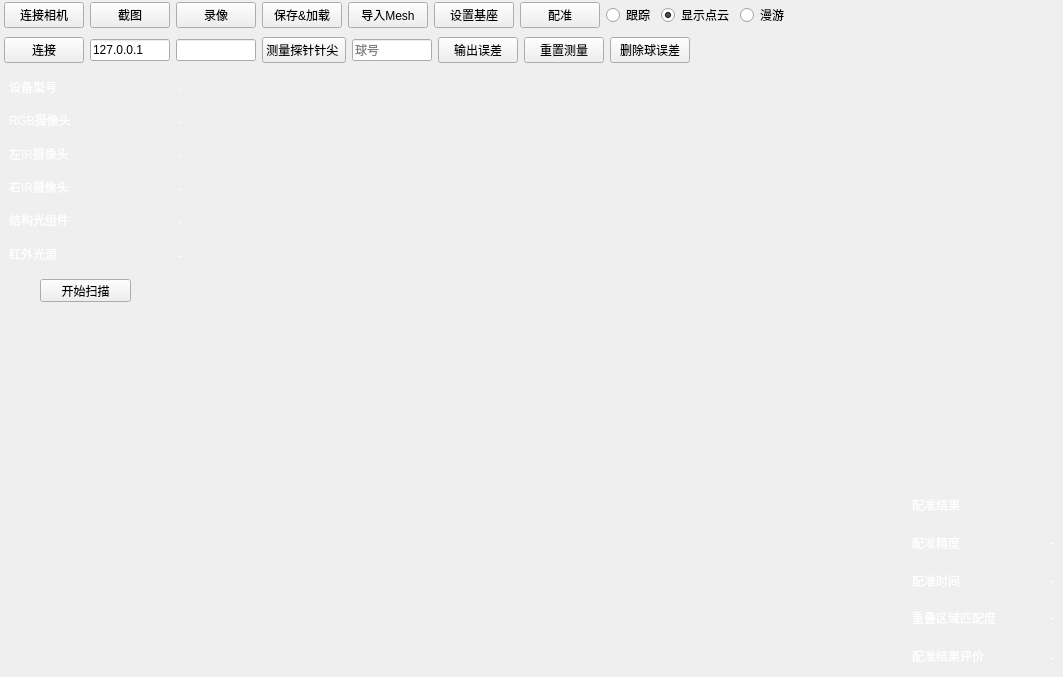
<?xml version="1.0" encoding="UTF-8"?>
<ui version="4.0">
 <class>MainWindow</class>
 <widget class="QMainWindow" name="MainWindow">
  <property name="geometry">
   <rect>
    <x>0</x>
    <y>0</y>
    <width>1063</width>
    <height>677</height>
   </rect>
  </property>
  <property name="windowTitle">
   <string>MainWindow</string>
  </property>
  <widget class="QVTKOpenGLNativeWidget" name="vtkWidget">
   <layout class="QGridLayout" name="gridLayout">
    <property name="leftMargin">
     <number>0</number>
    </property>
    <property name="topMargin">
     <number>0</number>
    </property>
    <property name="rightMargin">
     <number>0</number>
    </property>
    <property name="bottomMargin">
     <number>0</number>
    </property>
    <property name="spacing">
     <number>5</number>
    </property>
    <item row="0" column="0" colspan="4">
     <widget class="QWidget" name="btnWidget" native="true">
      <property name="sizePolicy">
       <sizepolicy hsizetype="Preferred" vsizetype="Fixed">
        <horstretch>0</horstretch>
        <verstretch>0</verstretch>
       </sizepolicy>
      </property>
      <property name="autoFillBackground">
       <bool>false</bool>
      </property>
      <property name="styleSheet">
       <string notr="true"/>
      </property>
      <layout class="QHBoxLayout" name="horizontalLayout">
       <property name="leftMargin">
        <number>4</number>
       </property>
       <property name="topMargin">
        <number>2</number>
       </property>
       <property name="rightMargin">
        <number>4</number>
       </property>
       <property name="bottomMargin">
        <number>2</number>
       </property>
       <item>
        <widget class="QPushButton" name="btnOpenCam">
         <property name="autoFillBackground">
          <bool>false</bool>
         </property>
         <property name="styleSheet">
          <string notr="true"/>
         </property>
         <property name="text">
          <string>连接相机</string>
         </property>
         <property name="icon">
          <iconset resource="../qt resources/openCam.qrc">
           <normaloff>:/png/openCam.png</normaloff>:/png/openCam.png</iconset>
         </property>
        </widget>
       </item>
       <item>
        <widget class="QPushButton" name="btnScreenshot">
         <property name="text">
          <string>截图</string>
         </property>
         <property name="icon">
          <iconset resource="../qt resources/Screenshot.qrc">
           <normaloff>:/png/Screenshot.png</normaloff>:/png/Screenshot.png</iconset>
         </property>
        </widget>
       </item>
       <item>
        <widget class="QPushButton" name="btnVideo">
         <property name="text">
          <string>录像</string>
         </property>
         <property name="icon">
          <iconset resource="../qt resources/Video.qrc">
           <normaloff>:/png/Video.png</normaloff>:/png/Video.png</iconset>
         </property>
        </widget>
       </item>
       <item>
        <widget class="QPushButton" name="btnSave">
         <property name="text">
          <string>保存&amp;&amp;加载</string>
         </property>
         <property name="icon">
          <iconset resource="../qt resources/Save.qrc">
           <normaloff>:/png/Save.png</normaloff>:/png/Save.png</iconset>
         </property>
        </widget>
       </item>
       <item>
        <widget class="QPushButton" name="btnLoadMesh">
         <property name="text">
          <string>导入Mesh</string>
         </property>
        </widget>
       </item>
       <item>
        <widget class="QPushButton" name="btnSetBase">
         <property name="text">
          <string>设置基座</string>
         </property>
        </widget>
       </item>
       <item>
        <widget class="QPushButton" name="btnRegiste">
         <property name="text">
          <string>配准</string>
         </property>
        </widget>
       </item>
       <item>
        <widget class="QRadioButton" name="btnTrack">
         <property name="autoFillBackground">
          <bool>false</bool>
         </property>
         <property name="styleSheet">
          <string notr="true"/>
         </property>
         <property name="text">
          <string>跟踪</string>
         </property>
         <property name="autoExclusive">
          <bool>false</bool>
         </property>
        </widget>
       </item>
       <item>
        <widget class="QRadioButton" name="btnShowPointCloud">
         <property name="text">
          <string>显示点云</string>
         </property>
         <property name="checked">
          <bool>true</bool>
         </property>
         <property name="autoExclusive">
          <bool>false</bool>
         </property>
        </widget>
       </item>
       <item>
        <widget class="QRadioButton" name="btnTravel">
         <property name="text">
          <string>漫游</string>
         </property>
         <property name="checked">
          <bool>false</bool>
         </property>
         <property name="autoExclusive">
          <bool>false</bool>
         </property>
        </widget>
       </item>
       <item>
        <spacer name="horizontalSpacer">
         <property name="orientation">
          <enum>Qt::Orientation::Horizontal</enum>
         </property>
         <property name="sizeType">
          <enum>QSizePolicy::Policy::Expanding</enum>
         </property>
         <property name="sizeHint" stdset="0">
          <size>
           <width>40</width>
           <height>20</height>
          </size>
         </property>
        </spacer>
       </item>
      </layout>
     </widget>
    </item>
    <item row="1" column="0">
     <widget class="QWidget" name="serverWidget" native="true">
      <property name="sizePolicy">
       <sizepolicy hsizetype="Fixed" vsizetype="Fixed">
        <horstretch>0</horstretch>
        <verstretch>0</verstretch>
       </sizepolicy>
      </property>
      <layout class="QHBoxLayout" name="horizontalLayout_2">
       <property name="leftMargin">
        <number>4</number>
       </property>
       <property name="topMargin">
        <number>2</number>
       </property>
       <property name="rightMargin">
        <number>4</number>
       </property>
       <property name="bottomMargin">
        <number>2</number>
       </property>
       <item>
        <widget class="QPushButton" name="btnConnectServer">
         <property name="minimumSize">
          <size>
           <width>80</width>
           <height>0</height>
          </size>
         </property>
         <property name="maximumSize">
          <size>
           <width>80</width>
           <height>16777215</height>
          </size>
         </property>
         <property name="text">
          <string>连接</string>
         </property>
        </widget>
       </item>
       <item>
        <widget class="QLineEdit" name="editServerIP">
         <property name="minimumSize">
          <size>
           <width>80</width>
           <height>0</height>
          </size>
         </property>
         <property name="maximumSize">
          <size>
           <width>80</width>
           <height>16777215</height>
          </size>
         </property>
         <property name="text">
          <string>127.0.0.1</string>
         </property>
        </widget>
       </item>
       <item>
        <widget class="QLineEdit" name="editConnectRes">
         <property name="minimumSize">
          <size>
           <width>80</width>
           <height>0</height>
          </size>
         </property>
         <property name="maximumSize">
          <size>
           <width>80</width>
           <height>16777215</height>
          </size>
         </property>
         <property name="readOnly">
          <bool>true</bool>
         </property>
        </widget>
       </item>
       <item>
        <widget class="QPushButton" name="btnMeasProbe">
         <property name="sizePolicy">
          <sizepolicy hsizetype="Minimum" vsizetype="Fixed">
           <horstretch>0</horstretch>
           <verstretch>0</verstretch>
          </sizepolicy>
         </property>
         <property name="minimumSize">
          <size>
           <width>80</width>
           <height>0</height>
          </size>
         </property>
         <property name="text">
          <string>测量探针针尖 </string>
         </property>
        </widget>
       </item>
       <item>
        <widget class="QLineEdit" name="editMeasBallNum">
         <property name="sizePolicy">
          <sizepolicy hsizetype="Fixed" vsizetype="Fixed">
           <horstretch>0</horstretch>
           <verstretch>0</verstretch>
          </sizepolicy>
         </property>
         <property name="minimumSize">
          <size>
           <width>0</width>
           <height>0</height>
          </size>
         </property>
         <property name="maximumSize">
          <size>
           <width>80</width>
           <height>16777215</height>
          </size>
         </property>
         <property name="whatsThis">
          <string/>
         </property>
         <property name="placeholderText">
          <string>球号</string>
         </property>
        </widget>
       </item>
       <item>
        <widget class="QPushButton" name="btnOutError">
         <property name="text">
          <string>输出误差</string>
         </property>
        </widget>
       </item>
       <item>
        <widget class="QPushButton" name="btnResetMeas">
         <property name="text">
          <string>重置测量</string>
         </property>
        </widget>
       </item>
       <item>
        <widget class="QPushButton" name="btnDelBallErorr">
         <property name="text">
          <string>删除球误差</string>
         </property>
        </widget>
       </item>
      </layout>
     </widget>
    </item>
    <item row="2" column="0" alignment="Qt::AlignmentFlag::AlignLeft|Qt::AlignmentFlag::AlignTop">
     <widget class="QWidget" name="statusWidget" native="true">
      <property name="enabled">
       <bool>true</bool>
      </property>
      <property name="sizePolicy">
       <sizepolicy hsizetype="Fixed" vsizetype="Fixed">
        <horstretch>0</horstretch>
        <verstretch>0</verstretch>
       </sizepolicy>
      </property>
      <property name="minimumSize">
       <size>
        <width>190</width>
        <height>241</height>
       </size>
      </property>
      <widget class="QLabel" name="rgbLabel">
       <property name="geometry">
        <rect>
         <x>9</x>
         <y>42</y>
         <width>61</width>
         <height>16</height>
        </rect>
       </property>
       <property name="styleSheet">
        <string notr="true">color: rgb(255, 255, 255);</string>
       </property>
       <property name="text">
        <string>RGB摄像头</string>
       </property>
      </widget>
      <widget class="QLabel" name="deviceLabel">
       <property name="geometry">
        <rect>
         <x>9</x>
         <y>9</y>
         <width>61</width>
         <height>16</height>
        </rect>
       </property>
       <property name="styleSheet">
        <string notr="true">color: rgb(255, 255, 255);
font: 700 10pt &quot;Microsoft YaHei UI&quot;;
</string>
       </property>
       <property name="text">
        <string>设备型号</string>
       </property>
      </widget>
      <widget class="QLabel" name="camNameLabel">
       <property name="geometry">
        <rect>
         <x>80</x>
         <y>9</y>
         <width>101</width>
         <height>20</height>
        </rect>
       </property>
       <property name="styleSheet">
        <string notr="true">color: rgb(255, 255, 255);
font: 700 9pt &quot;Microsoft YaHei UI&quot;;</string>
       </property>
       <property name="lineWidth">
        <number>0</number>
       </property>
       <property name="text">
        <string>-</string>
       </property>
       <property name="alignment">
        <set>Qt::AlignmentFlag::AlignRight|Qt::AlignmentFlag::AlignTrailing|Qt::AlignmentFlag::AlignVCenter</set>
       </property>
      </widget>
      <widget class="QLabel" name="rgbStatusLabel">
       <property name="geometry">
        <rect>
         <x>130</x>
         <y>42</y>
         <width>51</width>
         <height>20</height>
        </rect>
       </property>
       <property name="styleSheet">
        <string notr="true">color: rgb(255, 255, 255);</string>
       </property>
       <property name="text">
        <string>-</string>
       </property>
       <property name="alignment">
        <set>Qt::AlignmentFlag::AlignRight|Qt::AlignmentFlag::AlignTrailing|Qt::AlignmentFlag::AlignVCenter</set>
       </property>
      </widget>
      <widget class="QLabel" name="leftIRLabel">
       <property name="geometry">
        <rect>
         <x>9</x>
         <y>76</y>
         <width>60</width>
         <height>16</height>
        </rect>
       </property>
       <property name="styleSheet">
        <string notr="true">color: rgb(255, 255, 255);</string>
       </property>
       <property name="text">
        <string>左IR摄像头</string>
       </property>
      </widget>
      <widget class="QLabel" name="leftIRStatusLabel">
       <property name="geometry">
        <rect>
         <x>130</x>
         <y>76</y>
         <width>51</width>
         <height>20</height>
        </rect>
       </property>
       <property name="styleSheet">
        <string notr="true">color: rgb(255, 255, 255);</string>
       </property>
       <property name="text">
        <string>-</string>
       </property>
       <property name="alignment">
        <set>Qt::AlignmentFlag::AlignRight|Qt::AlignmentFlag::AlignTrailing|Qt::AlignmentFlag::AlignVCenter</set>
       </property>
      </widget>
      <widget class="QLabel" name="rightIRLabel">
       <property name="geometry">
        <rect>
         <x>9</x>
         <y>109</y>
         <width>60</width>
         <height>16</height>
        </rect>
       </property>
       <property name="styleSheet">
        <string notr="true">color: rgb(255, 255, 255);</string>
       </property>
       <property name="text">
        <string>右IR摄像头</string>
       </property>
      </widget>
      <widget class="QLabel" name="rightIRStatusLabel">
       <property name="geometry">
        <rect>
         <x>130</x>
         <y>109</y>
         <width>51</width>
         <height>20</height>
        </rect>
       </property>
       <property name="styleSheet">
        <string notr="true">color: rgb(255, 255, 255);</string>
       </property>
       <property name="text">
        <string>-</string>
       </property>
       <property name="alignment">
        <set>Qt::AlignmentFlag::AlignRight|Qt::AlignmentFlag::AlignTrailing|Qt::AlignmentFlag::AlignVCenter</set>
       </property>
      </widget>
      <widget class="QLabel" name="SLCLabel">
       <property name="geometry">
        <rect>
         <x>9</x>
         <y>142</y>
         <width>60</width>
         <height>16</height>
        </rect>
       </property>
       <property name="styleSheet">
        <string notr="true">color: rgb(255, 255, 255);</string>
       </property>
       <property name="text">
        <string>结构光组件</string>
       </property>
      </widget>
      <widget class="QLabel" name="SLCStatusLabel">
       <property name="geometry">
        <rect>
         <x>130</x>
         <y>142</y>
         <width>51</width>
         <height>20</height>
        </rect>
       </property>
       <property name="styleSheet">
        <string notr="true">color: rgb(255, 255, 255);</string>
       </property>
       <property name="text">
        <string>-</string>
       </property>
       <property name="alignment">
        <set>Qt::AlignmentFlag::AlignRight|Qt::AlignmentFlag::AlignTrailing|Qt::AlignmentFlag::AlignVCenter</set>
       </property>
      </widget>
      <widget class="QLabel" name="infraredLabel">
       <property name="geometry">
        <rect>
         <x>9</x>
         <y>176</y>
         <width>48</width>
         <height>16</height>
        </rect>
       </property>
       <property name="styleSheet">
        <string notr="true">color: rgb(255, 255, 255);</string>
       </property>
       <property name="text">
        <string>红外光源</string>
       </property>
      </widget>
      <widget class="QLabel" name="infraredStatusLabel">
       <property name="geometry">
        <rect>
         <x>130</x>
         <y>176</y>
         <width>51</width>
         <height>20</height>
        </rect>
       </property>
       <property name="styleSheet">
        <string notr="true">color: rgb(255, 255, 255);</string>
       </property>
       <property name="text">
        <string>-</string>
       </property>
       <property name="alignment">
        <set>Qt::AlignmentFlag::AlignRight|Qt::AlignmentFlag::AlignTrailing|Qt::AlignmentFlag::AlignVCenter</set>
       </property>
      </widget>
      <widget class="QPushButton" name="btnGetPointCloud">
       <property name="geometry">
        <rect>
         <x>40</x>
         <y>209</y>
         <width>91</width>
         <height>23</height>
        </rect>
       </property>
       <property name="text">
        <string>开始扫描</string>
       </property>
       <property name="icon">
        <iconset resource="../qt resources/Scan.qrc">
         <normaloff>:/png/Scan.png</normaloff>:/png/Scan.png</iconset>
       </property>
      </widget>
     </widget>
    </item>
    <item row="3" column="3" alignment="Qt::AlignmentFlag::AlignRight|Qt::AlignmentFlag::AlignBottom">
     <widget class="QWidget" name="registerResultWidget" native="true">
      <property name="sizePolicy">
       <sizepolicy hsizetype="Fixed" vsizetype="Fixed">
        <horstretch>0</horstretch>
        <verstretch>0</verstretch>
       </sizepolicy>
      </property>
      <property name="minimumSize">
       <size>
        <width>160</width>
        <height>189</height>
       </size>
      </property>
      <property name="styleSheet">
       <string notr="true"/>
      </property>
      <widget class="QLabel" name="registerResultLabel">
       <property name="geometry">
        <rect>
         <x>9</x>
         <y>9</y>
         <width>52</width>
         <height>16</height>
        </rect>
       </property>
       <property name="styleSheet">
        <string notr="true">font: 700 10pt &quot;Microsoft YaHei UI&quot;;
color: rgb(255, 255, 255);</string>
       </property>
       <property name="text">
        <string>配准结果</string>
       </property>
      </widget>
      <widget class="QLabel" name="label_5">
       <property name="geometry">
        <rect>
         <x>9</x>
         <y>47</y>
         <width>48</width>
         <height>16</height>
        </rect>
       </property>
       <property name="styleSheet">
        <string notr="true">color: rgb(255, 255, 255);</string>
       </property>
       <property name="text">
        <string>配准精度</string>
       </property>
      </widget>
      <widget class="QLabel" name="label">
       <property name="geometry">
        <rect>
         <x>9</x>
         <y>85</y>
         <width>48</width>
         <height>16</height>
        </rect>
       </property>
       <property name="styleSheet">
        <string notr="true">color: rgb(255, 255, 255);</string>
       </property>
       <property name="text">
        <string>配准时间</string>
       </property>
      </widget>
      <widget class="QLabel" name="label_2">
       <property name="geometry">
        <rect>
         <x>9</x>
         <y>160</y>
         <width>72</width>
         <height>16</height>
        </rect>
       </property>
       <property name="styleSheet">
        <string notr="true">color: rgb(255, 255, 255);</string>
       </property>
       <property name="text">
        <string>配准结果评价</string>
       </property>
      </widget>
      <widget class="QLabel" name="label_3">
       <property name="geometry">
        <rect>
         <x>9</x>
         <y>122</y>
         <width>84</width>
         <height>16</height>
        </rect>
       </property>
       <property name="styleSheet">
        <string notr="true">color: rgb(255, 255, 255);</string>
       </property>
       <property name="text">
        <string>重叠区域匹配度</string>
       </property>
      </widget>
      <widget class="QLabel" name="registerPrecisionLabel">
       <property name="geometry">
        <rect>
         <x>110</x>
         <y>47</y>
         <width>41</width>
         <height>16</height>
        </rect>
       </property>
       <property name="layoutDirection">
        <enum>Qt::LayoutDirection::LeftToRight</enum>
       </property>
       <property name="styleSheet">
        <string notr="true">color: rgb(255, 255, 255);</string>
       </property>
       <property name="text">
        <string>-</string>
       </property>
       <property name="alignment">
        <set>Qt::AlignmentFlag::AlignRight|Qt::AlignmentFlag::AlignTrailing|Qt::AlignmentFlag::AlignVCenter</set>
       </property>
      </widget>
      <widget class="QLabel" name="registerTimeLabel">
       <property name="geometry">
        <rect>
         <x>110</x>
         <y>85</y>
         <width>41</width>
         <height>16</height>
        </rect>
       </property>
       <property name="layoutDirection">
        <enum>Qt::LayoutDirection::LeftToRight</enum>
       </property>
       <property name="styleSheet">
        <string notr="true">color: rgb(255, 255, 255);</string>
       </property>
       <property name="text">
        <string>-</string>
       </property>
       <property name="alignment">
        <set>Qt::AlignmentFlag::AlignRight|Qt::AlignmentFlag::AlignTrailing|Qt::AlignmentFlag::AlignVCenter</set>
       </property>
      </widget>
      <widget class="QLabel" name="matchDegreeLabel">
       <property name="geometry">
        <rect>
         <x>120</x>
         <y>122</y>
         <width>31</width>
         <height>16</height>
        </rect>
       </property>
       <property name="layoutDirection">
        <enum>Qt::LayoutDirection::LeftToRight</enum>
       </property>
       <property name="styleSheet">
        <string notr="true">color: rgb(255, 255, 255);</string>
       </property>
       <property name="text">
        <string>-</string>
       </property>
       <property name="alignment">
        <set>Qt::AlignmentFlag::AlignRight|Qt::AlignmentFlag::AlignTrailing|Qt::AlignmentFlag::AlignVCenter</set>
       </property>
      </widget>
      <widget class="QLabel" name="evaluationLabel">
       <property name="geometry">
        <rect>
         <x>110</x>
         <y>160</y>
         <width>41</width>
         <height>20</height>
        </rect>
       </property>
       <property name="layoutDirection">
        <enum>Qt::LayoutDirection::LeftToRight</enum>
       </property>
       <property name="styleSheet">
        <string notr="true">color: rgb(255, 255, 255);</string>
       </property>
       <property name="text">
        <string>-</string>
       </property>
       <property name="alignment">
        <set>Qt::AlignmentFlag::AlignRight|Qt::AlignmentFlag::AlignTrailing|Qt::AlignmentFlag::AlignVCenter</set>
       </property>
      </widget>
     </widget>
    </item>
   </layout>
  </widget>
 </widget>
 <customwidgets>
  <customwidget>
   <class>QVTKOpenGLNativeWidget</class>
   <extends>QWidget</extends>
   <header>QVTKOpenGLNativeWidget.h</header>
   <container>1</container>
  </customwidget>
 </customwidgets>
 <resources>
  <include location="../qt resources/Save.qrc"/>
  <include location="../qt resources/Scan.qrc"/>
  <include location="../qt resources/Screenshot.qrc"/>
  <include location="../qt resources/Video.qrc"/>
  <include location="../qt resources/openCam.qrc"/>
 </resources>
 <connections/>
</ui>
